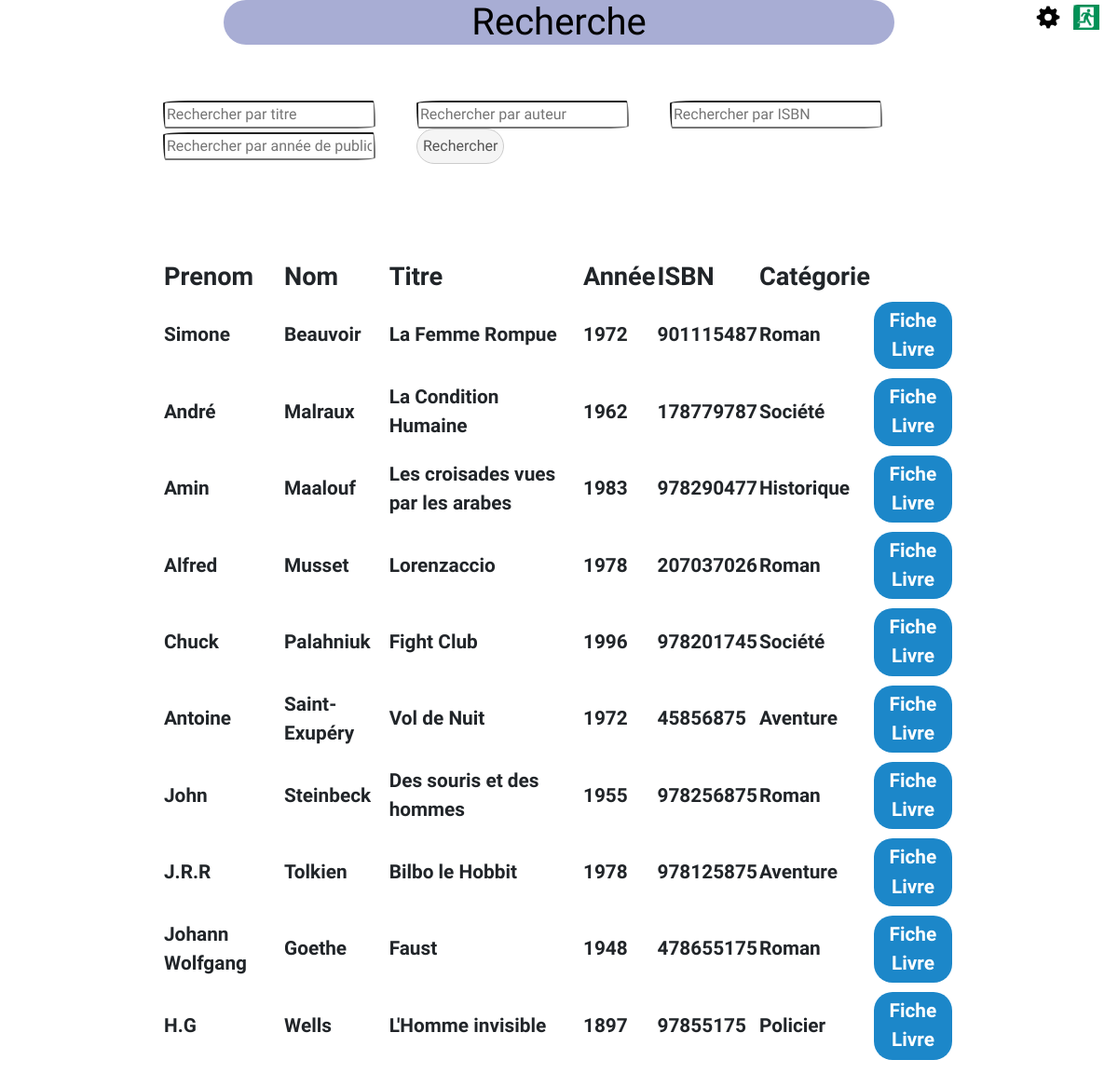
Page /recherche.php on the committed database.
### tables this page shows
CREATE TABLE IF NOT EXISTS `livre` (
  `Id_Livre` smallint(5) UNSIGNED NOT NULL AUTO_INCREMENT,
  `Titre` varchar(40) DEFAULT NULL,
  `Synopsis` varchar(600) DEFAULT NULL,
  `Nombre_Pages` smallint(5) UNSIGNED DEFAULT NULL,
  `ISBN` bigint(5) UNSIGNED DEFAULT NULL,
  `Annee_Publication` int(5) DEFAULT NULL,
  `Validation_Livre` varchar(50) DEFAULT NULL,
  `Id_Editeur` smallint(5) UNSIGNED DEFAULT NULL,
  `Id_Langue` smallint(5) UNSIGNED DEFAULT NULL,
  PRIMARY KEY (`Id_Livre`),
  KEY `FK_Livre_Id_Editeur` (`Id_Editeur`),
  KEY `FK_Livre_Id_Langue` (`Id_Langue`)
);

CREATE TABLE IF NOT EXISTS `auteur` (
  `Id_Auteur` smallint(5) UNSIGNED NOT NULL AUTO_INCREMENT,
  `Nom_Auteur` varchar(25) DEFAULT NULL,
  `Prenom_Auteur` varchar(25) DEFAULT NULL,
  PRIMARY KEY (`Id_Auteur`)
);

CREATE TABLE IF NOT EXISTS `categories` (
  `Id_Categorie` smallint(5) UNSIGNED NOT NULL AUTO_INCREMENT,
  `Nom_Categorie` varchar(25) DEFAULT NULL,
  PRIMARY KEY (`Id_Categorie`)
);

### includes.php (called while the page is built)
<?php
include_once 'connexionBD.php';
$DB = new connexionDB();
?>

### connexionBD.php (called while the page is built, shortened)
<?php
class connexionDB {
	private $host ='localhost';
	private $name ='mediatheque';
	private $user ='root';
	private $pass ='';
	private $connexion;
	function __construct($host=null,$name=null,$user=null,$pass=null){
		try{
			$this->connexion = new PDO('mysql:host='.$this->host.';dbname='.$this->name,
				$this->user,$this->pass,array(
				PDO::MYSQL_ATTR_INIT_COMMAND => 'SET NAMES UTF8',
				PDO::ATTR_ERRMODE => PDO::ERRMODE_WARNING
			));
		}catch (PDOException $e){
			echo 'Erreur : Impossible de se connecter à la BDD !';die();
		}
		}
	public function query($sql , $data=array()){
 			$req = $this->connexion->prepare($sql);
 			$req->execute($data);
 			return $req;
		}
}
?>

### recherche.php (the view, shortened to what this page needs)
<?php
include_once('includes.php');
if (isset($rechercheTitre) and !empty($rechercheTitre)) {
    $req = $DB->query(
        'SELECT Prenom_Auteur,Nom_Auteur,Titre,Annee_publication,Nom_Categorie,livre.Id_Livre,Synopsis,ISBN FROM livre
    INNER JOIN ecrit_par ON livre.Id_Livre = ecrit_par.Id_Livre
    INNER JOIN auteur ON auteur.Id_Auteur = ecrit_par.Id_Auteur
    INNER JOIN trie_par ON trie_par.Id_Livre = livre.Id_Livre
    INNER JOIN categories ON categories.Id_Categorie = trie_par.Id_Categorie
    WHERE Titre = :Titre',
        array('Titre' => $rechercheTitre)
    );
} else {
    $req = $DB->query(
        'SELECT Prenom_Auteur,Nom_Auteur,Titre,Annee_publication,Nom_Categorie,livre.Id_Livre,ISBN FROM livre
        INNER JOIN ecrit_par ON livre.Id_Livre = ecrit_par.Id_Livre
        INNER JOIN auteur ON auteur.Id_Auteur = ecrit_par.Id_Auteur
        INNER JOIN trie_par ON trie_par.Id_Livre = livre.Id_Livre
        INNER JOIN categories ON categories.Id_Categorie = trie_par.Id_Categorie'
    );
}
?>
<!DOCTYPE html>
<html>
<head>
    <link rel="stylesheet" type="text/css" href="./style-CSS.css">
    <link rel="stylesheet" type="text/css" href="https://bootswatch.com/4/sketchy/bootstrap.min.css">
</head>
<body>
    <div class="formTab">
        <h1 class="index-h1">Recherche</h1>
        <form class='form' method="GET" action="recherche.php">
            <input class="boutonRecherche" type="text" name="Recherche_Titre" placeholder="Rechercher par titre">
            <input class="boutonRecherche" type="text" name="Recherche_Auteur" placeholder="Rechercher par auteur">
            <input class="boutonRecherche" type="text" name="Recherche_Isbn" placeholder="Rechercher par ISBN">
            <input class="boutonRecherche" type="text" name="Recherche_Annee" placeholder="Rechercher par année de publication">
            <button class="bouton">Rechercher</button>
        </form>
        <table class='tab'>
            <tr>
                <th class="tailleEcritureTitreTableau">Prenom</th>
                <th class="tailleEcritureTitreTableau">Nom</th>
                <th class="tailleEcritureTitreTableau">Titre</th>
                <th class="tailleEcritureTitreTableau">Année</th>
                <th class="tailleEcritureTitreTableau">ISBN</th>
                <th class="tailleEcritureTitreTableau">Catégorie</th>
            </tr>
            <?php foreach ($req as $r) { ?>
                <tr>
                    <td class="tailleEcriture"> <?= $r["Prenom_Auteur"] ?> </td>
                    <td class="tailleEcriture"> <?= $r["Nom_Auteur"] ?> </td>
                    <td class="tailleEcriture"><?= $r["Titre"] ?></td>
                    <td class="tailleEcriture"><?= $r["Annee_publication"] ?></td>
                    <td class="tailleEcriture"> <?= $r["ISBN"] ?> </td>
                    <td class="tailleEcriture"> <?= $r["Nom_Categorie"] ?> </td>
                    <td  class="tailleEcriture"><a id="ficheLivre" href="ficheLivre.php?id=<?= $r['Id_Livre'] ?>">Fiche Livre</a></td>
                </tr>
            <?php } ?>
        </table>
    </div>
    <br />
    <button id="deconnexion_bouton" class="bouton_Deco" name="deconnexion" onclick="document.location.href='deconnexion.php'"><img src=image/deco.png height="25" weight="25"></button>
    <button id="modifInfos_bouton" class="bouton_Modif" name="modifierInfosPerso" onclick="document.location.href='formulaireModifInfo.php'"><img src=image/gear.png height="25" weight="25"></button>
</body>
</html>

### style-CSS.css (style rules this page uses)
.index-h1 { text-align: center; color: #000000; border-style: solid #080808; background-color: #a8add4; margin: 0% 20% 5% 20%; border-radius:35px 35px; }
.bouton { text-align: center; border-radius:35px 35px; background: #f5f5f5; border:black; color:#555; font:bold 12px; padding:6px 6px; border:1px solid #ccc; }
.bouton_Modif { display: block; right: 10px; top: 0; position: absolute ; margin-right: 40px; margin-top: 5px; text-align: center; font:bold 12px; border-radius:35px 35px; background: #f5f5f5; border:white; padding:1px 1px; background: url(image/gear.png); }
.bouton_Deco { display: block; right: 10px; top: 0; position: absolute ; margin-right: 10px; margin-top: 5px; text-align: center; font:bold 12px; background: #f5f5f5; border:white; padding:1px 1px; background: url(image/deco.png); }
.form { margin-left: auto; margin-right: auto; width: 850px; padding-bottom: 100px; }
.tab { margin-left: auto; margin-right: auto; width: 850px; }
.boutonRecherche { margin-right: 40px; }
.tailleEcriture { font-size: 1.3em; }
.tailleEcritureTitreTableau { font-size: 1.7em; font-style: bold; }
#ficheLivre { background-color: #1c87c9; border: none; color: white; padding: 5px 5px; text-align: center; text-decoration: none; display: inline-block; margin: 4px 2px; cursor: pointer; border-radius: 20px; }

### rows in the picture
livre: auteur.Prenom_Auteur "Simone", auteur.Nom_Auteur "Beauvoir", Titre "La Femme Rompue", Annee_Publication "1972", ISBN "901115487", categories.Nom_Categorie "Roman"
livre: auteur.Prenom_Auteur "André", auteur.Nom_Auteur "Malraux", Titre "La Condition Humaine", Annee_Publication "1962", ISBN "178779787", categories.Nom_Categorie "Société"
livre: auteur.Prenom_Auteur "Amin", auteur.Nom_Auteur "Maalouf", Titre "Les croisades vues par les arabes", Annee_Publication "1983", ISBN "978290477", categories.Nom_Categorie "Historique"
livre: auteur.Prenom_Auteur "Alfred", auteur.Nom_Auteur "Musset", Titre "Lorenzaccio", Annee_Publication "1978", ISBN "207037026", categories.Nom_Categorie "Roman"
livre: auteur.Prenom_Auteur "Chuck", auteur.Nom_Auteur "Palahniuk", Titre "Fight Club", Annee_Publication "1996", ISBN "978201745", categories.Nom_Categorie "Société"
livre: auteur.Prenom_Auteur "Antoine", auteur.Nom_Auteur "Saint-Exupéry", Titre "Vol de Nuit", Annee_Publication "1972", ISBN "45856875", categories.Nom_Categorie "Aventure"
livre: auteur.Prenom_Auteur "John", auteur.Nom_Auteur "Steinbeck", Titre "Des souris et des hommes", Annee_Publication "1955", ISBN "978256875", categories.Nom_Categorie "Roman"
livre: auteur.Prenom_Auteur "J.R.R", auteur.Nom_Auteur "Tolkien", Titre "Bilbo le Hobbit", Annee_Publication "1978", ISBN "978125875", categories.Nom_Categorie "Aventure"
livre: auteur.Prenom_Auteur "Johann Wolfgang", auteur.Nom_Auteur "Goethe", Titre "Faust", Annee_Publication "1948", ISBN "478655175", categories.Nom_Categorie "Roman"
livre: auteur.Prenom_Auteur "H.G", auteur.Nom_Auteur "Wells", Titre "L'Homme invisible", Annee_Publication "1897", ISBN "97855175", categories.Nom_Categorie "Policier"
